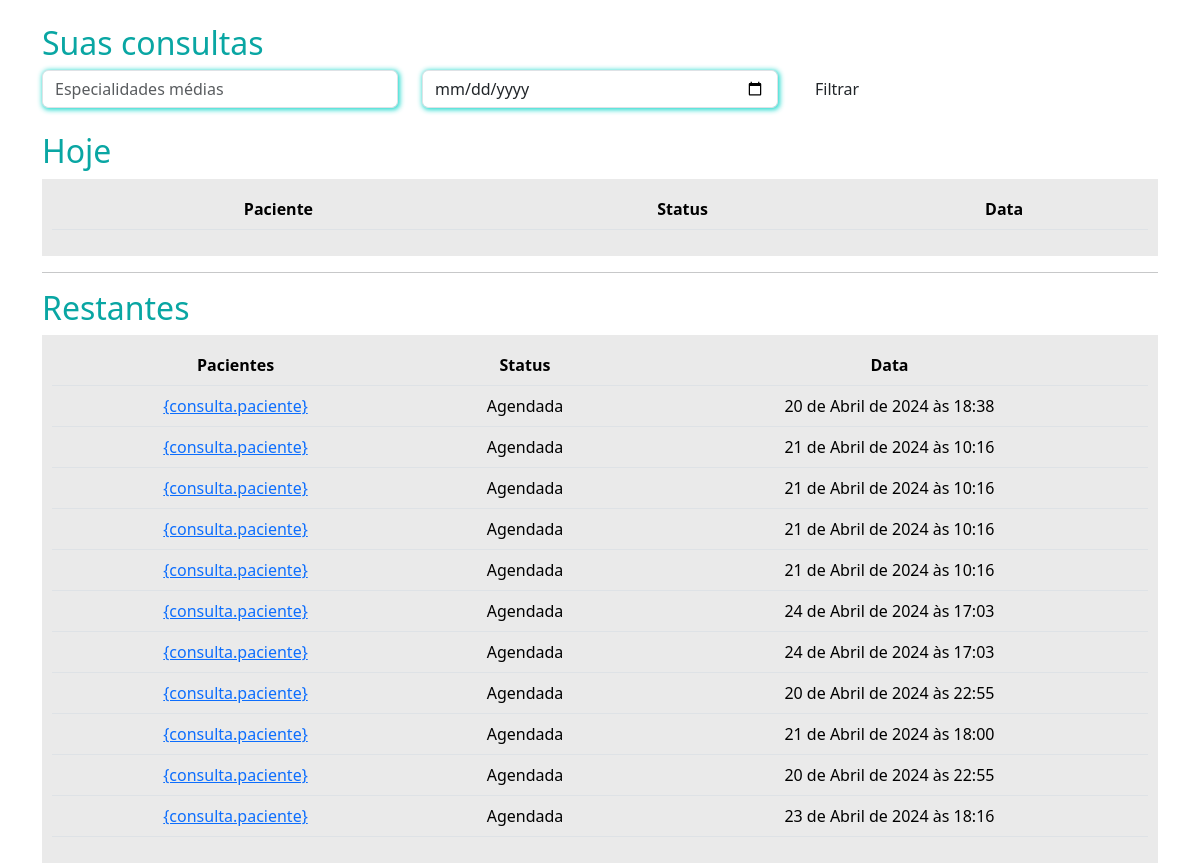
The page /medico/consultas_medico/ (signed in) on the database its author committed.
### paciente/models.py (models this page shows, shortened)
class Consulta(models.Model):
    status_choices = (
        ('A', 'Agendada'),
        ('F', 'Finalizada'),
        ('C', 'Cancelada'),
        ('I', 'Iniciada')
    )
    paciente = models.ForeignKey(User, on_delete=models.DO_NOTHING)
    data_aberta = models.ForeignKey(Datas_abertas, on_delete=models.DO_NOTHING)
    status = models.CharField(max_length=1, choices=status_choices, default='A')
    link = models.URLField(null=True, blank=True)

### medico/models.py (models this page shows, shortened)
class Datas_abertas(models.Model):
    data = models.DateTimeField()
    user = models.ForeignKey(User, on_delete=models.DO_NOTHING)
    agendados = models.BooleanField(default=False)

### medico/views.py (the view)
# urls.py: path('consultas_medico/', views.consultas_medico, name="consultas_medico"),
def consultas_medico(request):
    if not is_medico(request.user):
        messages.add_message(request, constants.WARNING, 'Somente médicos podem acessar essa página.')
        return redirect('/usuarios/sair')
    hoje = datetime.now().date()
    consultas_hoje = Consulta.objects.filter(data_aberta__user=request.user).filter(data_aberta__data__gte=hoje).filter(data_aberta__data__lt=hoje + timedelta(days=1))
    consultas_restantes = Consulta.objects.exclude(id__in=consultas_hoje.values('id'))
    return render(request, 'consultas_medico.html', {'consultas_hoje': consultas_hoje, 'consultas_restantes': consultas_restantes,})

### medico/models.py (called while the page is built)
def is_medico(user):
    return Dadosmedico.objects.filter(user=user).exists()

### medico/templates/consultas_medico.html (shortened to what this page needs)
{% extends "base.html" %}
{% load static %}
{% block 'head' %}
    <link rel="stylesheet" href="{% static 'medicos/css/abrir_horario.css' %}">
    <link rel="stylesheet" href="{% static 'usuarios/css/usuarios.css' %}">
    <link rel="stylesheet" href="{% static 'medicos/css/cadastro_medico.css' %}">
    <link rel="stylesheet" href="{% static 'pacientes/css/home.css' %}">
    <link rel="stylesheet" href="https://cdn.jsdelivr.net/npm/bootstrap-icons@1.11.3/font/bootstrap-icons.min.css">
{% endblock 'head' %}
{% block 'body' %}
    <div class="container">
        <br>
        <h2><span class="color-dark">Suas consultas</span></h2>
        <div class="row">
            <div class="col-md">
                <input type="text" name="especialidades" id="" class="form-control shadow-main-color" placeholder="Especialidades médias">
            </div>
            <div class="col-md">
                <input type="date" name="data" id="" class="form-control shadow-main-color" placeholder="Data da consulta">
            </div>
            <div class="col-md">
                <input type="submit" value="Filtrar" class="btn btn-dark-color-outline">
            </div>
        </div>
        <br>
        <h2><span class="color-dark">Hoje</span></h2>
        <div class="list-minhas-consultas">
            <table class="table">
                <thead>
                  <tr>
                    <th scope="col">Paciente</th>
                    <th scope="col">Status</th>
                    <th scope="col">Data</th>
                  </tr>
                </thead>
              </table>
        </div>
        <hr>
        <h2><span class="color-dark">Restantes</span></h2>
        <div class="list-minhas-consultas">
            <table class="table">
                <thead>
                  <tr>
                    <th scope="col">Pacientes</th>
                    <th scope="col">Status</th>
                    <th scope="col">Data</th>
                  </tr>
                </thead>
                <tbody>
                    {%for consulta in consultas_restantes %}
                        <tr>
                            <td><a href="{% url 'consulta_area_medico' consulta.id %}">{consulta.paciente}</a></td>
                            <td>{{consulta.get_status_display}}</td>
                            <td>{{consulta.data_aberta.data}}</td>
                        </tr>
                    {% endfor %}
                </tbody>
              </table>
        </div>
    </div>
{% endblock 'body' %}

### templates/static/usuarios/css/usuarios.css (style rules this page uses)
:root { --main-color: #00CCBE; --dark-color: #09A6A3; --contrast-color: #FFD686; }
.color-dark { color: var(--dark-color); }

### templates/static/medicos/css/cadastro_medico.css (style rules this page uses)
.shadow-main-color { box-shadow: 1px 1px 5px 1px rgba(17, 215, 202, 0.915); }

### templates/static/pacientes/css/home.css (style rules this page uses)
table { border-collapse: collapse !important; width: 100%; }
th, td { padding: 8px; text-align: center; background-color: #EAEAEA !important; }
th { background-color: #EAEAEA; }
.list-minhas-consultas { background-color: #EAEAEA; padding: 10px; }

### rows shown on the page
Consulta: status "Agendada", data_aberta.data "20 de Abril de 2024 às 18:38"
Consulta: status "Agendada", data_aberta.data "21 de Abril de 2024 às 10:16"
Consulta: status "Agendada", data_aberta.data "21 de Abril de 2024 às 10:16"
Consulta: status "Agendada", data_aberta.data "21 de Abril de 2024 às 10:16"
Consulta: status "Agendada", data_aberta.data "21 de Abril de 2024 às 10:16"
Consulta: status "Agendada", data_aberta.data "24 de Abril de 2024 às 17:03"
Consulta: status "Agendada", data_aberta.data "24 de Abril de 2024 às 17:03"
Consulta: status "Agendada", data_aberta.data "20 de Abril de 2024 às 22:55"
Consulta: status "Agendada", data_aberta.data "21 de Abril de 2024 às 18:00"
Consulta: status "Agendada", data_aberta.data "20 de Abril de 2024 às 22:55"
Consulta: status "Agendada", data_aberta.data "23 de Abril de 2024 às 18:16"
